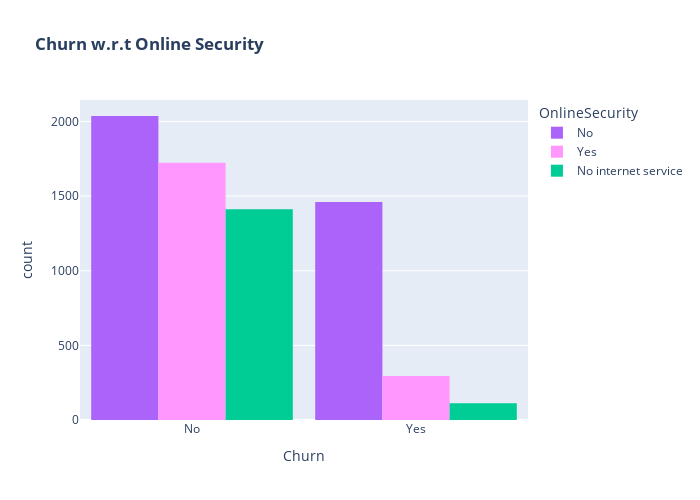

Notebook code for this chart:
### Code cell
color_map = {"Yes": "#FF97FF", "No": "#AB63FA"}
fig = px.histogram(customer_churn, x="Churn", color="OnlineSecurity", barmode="group", title="<b>Churn w.r.t Online Security</b>", color_discrete_map=color_map)
fig.update_layout(width=700, height=500, bargap=0.1)
fig.show()

### Figure 1 — Plotly figure (JSON) as saved in the notebook; plotly's stock layout.template omitted (floating-point values rounded to 4 significant figures; data arrays with more than 128 entries replaced by an {"elided": "..."} marker saying what was removed)
{"data": [{"alignmentgroup": "True", "bingroup": "x", "hovertemplate": "OnlineSecurity=No<br>Churn=%{x}<br>count=%{y}<extra></extra>", "legendgroup": "No", "marker": {"color": "#AB63FA", "pattern": {"shape": ""}}, "name": "No", "offsetgroup": "No", "orientation": "v", "showlegend": true, "type": "histogram", "x": {"elided": "3498 str values"}, "xaxis": "x", "yaxis": "y"}, {"alignmentgroup": "True", "bingroup": "x", "hovertemplate": "OnlineSecurity=Yes<br>Churn=%{x}<br>count=%{y}<extra></extra>", "legendgroup": "Yes", "marker": {"color": "#FF97FF", "pattern": {"shape": ""}}, "name": "Yes", "offsetgroup": "Yes", "orientation": "v", "showlegend": true, "type": "histogram", "x": {"elided": "2019 str values"}, "xaxis": "x", "yaxis": "y"}, {"alignmentgroup": "True", "bingroup": "x", "hovertemplate": "OnlineSecurity=No internet service<br>Churn=%{x}<br>count=%{y}<extra></extra>", "legendgroup": "No internet service", "marker": {"color": "#00cc96", "pattern": {"shape": ""}}, "name": "No internet service", "offsetgroup": "No internet service", "orientation": "v", "showlegend": true, "type": "histogram", "x": {"elided": "1526 str values"}, "xaxis": "x", "yaxis": "y"}], "layout": {"bargap": 0.1, "barmode": "group", "height": 500, "legend": {"title": {"text": "OnlineSecurity"}, "tracegroupgap": 0}, "title": {"text": "<b>Churn w.r.t Online Security</b>"}, "width": 700, "xaxis": {"anchor": "y", "domain": [0, 1], "title": {"text": "Churn"}}, "yaxis": {"anchor": "x", "domain": [0, 1], "title": {"text": "count"}}}}
